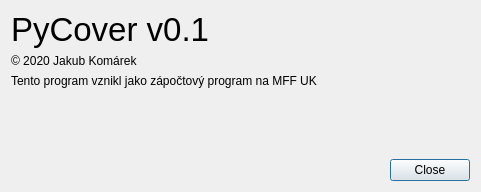
<?xml version="1.0" encoding="UTF-8"?>
<ui version="4.0">
 <class>Dialog</class>
 <widget class="QDialog" name="Dialog">
  <property name="geometry">
   <rect>
    <x>0</x>
    <y>0</y>
    <width>481</width>
    <height>192</height>
   </rect>
  </property>
  <property name="windowTitle">
   <string>PyCover - About</string>
  </property>
  <layout class="QVBoxLayout" name="verticalLayout">
   <item>
    <widget class="QLabel" name="label">
     <property name="font">
      <font>
       <pointsize>25</pointsize>
      </font>
     </property>
     <property name="text">
      <string>PyCover v0.1</string>
     </property>
    </widget>
   </item>
   <item>
    <widget class="QLabel" name="label_2">
     <property name="text">
      <string>© 2020 Jakub Komárek</string>
     </property>
    </widget>
   </item>
   <item>
    <widget class="QLabel" name="label_3">
     <property name="text">
      <string>Tento program vznikl jako zápočtový program na MFF UK</string>
     </property>
     <property name="wordWrap">
      <bool>true</bool>
     </property>
    </widget>
   </item>
   <item>
    <spacer name="verticalSpacer">
     <property name="orientation">
      <enum>Qt::Vertical</enum>
     </property>
     <property name="sizeHint" stdset="0">
      <size>
       <width>20</width>
       <height>40</height>
      </size>
     </property>
    </spacer>
   </item>
   <item>
    <widget class="QDialogButtonBox" name="buttonBox">
     <property name="orientation">
      <enum>Qt::Horizontal</enum>
     </property>
     <property name="standardButtons">
      <set>QDialogButtonBox::Close</set>
     </property>
    </widget>
   </item>
  </layout>
 </widget>
 <resources/>
 <connections>
  <connection>
   <sender>buttonBox</sender>
   <signal>clicked(QAbstractButton*)</signal>
   <receiver>Dialog</receiver>
   <slot>close()</slot>
   <hints>
    <hint type="sourcelabel">
     <x>240</x>
     <y>167</y>
    </hint>
    <hint type="destinationlabel">
     <x>240</x>
     <y>95</y>
    </hint>
   </hints>
  </connection>
 </connections>
</ui>
